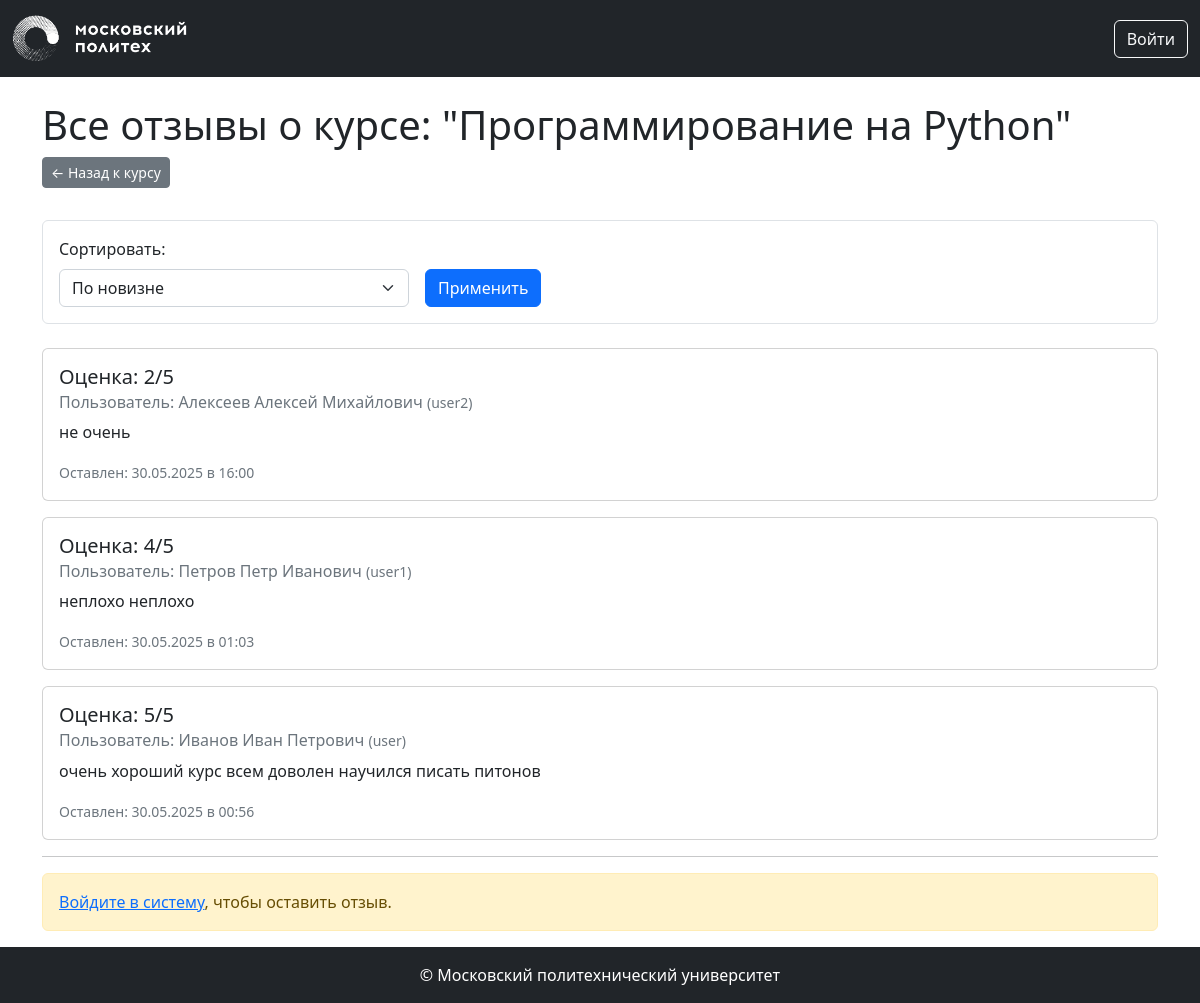
Page /courses/1/reviews on the committed database.
### models.py (models this page shows, shortened)
class Base(DeclarativeBase):
  metadata = MetaData(naming_convention={
        "ix": 'ix_%(column_0_label)s',
        "uq": "uq_%(table_name)s_%(column_0_name)s",
        "ck": "ck_%(table_name)s_%(constraint_name)s",
        "fk": "fk_%(table_name)s_%(column_0_name)s_%(referred_table_name)s",
        "pk": "pk_%(table_name)s"
    })

class Course(Base):
    __tablename__ = 'courses'
    id: Mapped[int] = mapped_column(primary_key=True)
    name: Mapped[str] = mapped_column(String(100))
    short_desc: Mapped[str] = mapped_column(Text)
    full_desc: Mapped[str] = mapped_column(Text)
    rating_sum: Mapped[int] = mapped_column(default=0)
    rating_num: Mapped[int] = mapped_column(default=0)
    category_id: Mapped[int] = mapped_column(ForeignKey("categories.id"))
    author_id: Mapped[int] = mapped_column(ForeignKey("users.id"))
    background_image_id: Mapped[str] = mapped_column(ForeignKey("images.id"))
    created_at: Mapped[datetime] = mapped_column(default=datetime.now)
    author: Mapped["User"] = relationship()
    category: Mapped["Category"] = relationship(lazy=False)
    bg_image: Mapped["Image"] = relationship()
    reviews: Mapped[List["Review"]] = relationship(back_populates="course", cascade="all, delete-orphan", lazy='dynamic')

class Review(Base):
    __tablename__ = 'reviews'
    id: Mapped[int] = mapped_column(Integer, primary_key=True)
    rating: Mapped[int] = mapped_column(Integer, nullable=False)
    text: Mapped[str] = mapped_column(Text, nullable=False)
    created_at: Mapped[datetime] = mapped_column(DateTime, default=datetime.now)
    course_id: Mapped[int] = mapped_column(ForeignKey("courses.id"), nullable=False)
    user_id: Mapped[int] = mapped_column(ForeignKey("users.id"), nullable=False)
    course: Mapped["Course"] = relationship(back_populates="reviews")
    user: Mapped["User"] = relationship(back_populates="reviews_written")

class User(Base, UserMixin):
    __tablename__ = 'users'
    id: Mapped[int] = mapped_column(primary_key=True)
    first_name: Mapped[str] = mapped_column(String(100))
    last_name: Mapped[str] = mapped_column(String(100))
    middle_name: Mapped[Optional[str]] = mapped_column(String(100))
    login: Mapped[str] = mapped_column(String(100), unique=True)
    password_hash: Mapped[str] = mapped_column(String(200))
    created_at: Mapped[datetime] = mapped_column(default=datetime.now)
    reviews_written: Mapped[List["Review"]] = relationship(back_populates="user", cascade="all, delete-orphan")
    @property
    def full_name(self):
        return ' '.join([self.last_name, self.first_name, self.middle_name or ''])

### courses.py (the view)
@bp.route('/<int:course_id>/reviews')
def all_reviews(course_id):
    course = db.get_or_404(Course, course_id)
    page = request.args.get('page', 1, type=int)
    sort_by = request.args.get('sort_by', 'newest')  # newest, positive, negative
    reviews_query = course.reviews
    if sort_by == 'positive':
        reviews_query = reviews_query.order_by(Review.rating.desc(), Review.created_at.desc())
    elif sort_by == 'negative':
        reviews_query = reviews_query.order_by(Review.rating.asc(), Review.created_at.desc())
    else:  # newest (default)
        reviews_query = reviews_query.order_by(Review.created_at.desc())
    pagination_obj = db.paginate(reviews_query, page=page, per_page=5, error_out=False)
    reviews_list = pagination_obj.items
    current_user_review_on_course = None
    if current_user.is_authenticated:
        current_user_review_on_course = course.reviews.filter_by(user_id=current_user.id).first()
    return render_template('courses/all_reviews.html',
                           course=course,
                           reviews=reviews_list,
                           pagination=pagination_obj,
                           sort_by=sort_by,
                           current_user_review=current_user_review_on_course)

### templates/courses/all_reviews.html (shortened to what this page needs)
{% extends "base.html" %}
{% block content %}
<div class="container mt-4">
    <h1>Все отзывы о курсе: "{{ course.name }}"</h1>
    <p><a href="{{ url_for('courses.show', course_id=course.id) }}" class="btn btn-sm btn-secondary mb-3">← Назад к курсу</a></p>
    <form method="GET" action="{{ url_for('courses.all_reviews', course_id=course.id) }}" class="mb-4 p-3 border rounded">
        <div class="row g-3 align-items-end">
            <div class="col-md-4">
                <label for="sort_by" class="form-label">Сортировать:</label>
                <select name="sort_by" id="sort_by" class="form-select">
                    <option value="newest" {% if sort_by == 'newest' %}selected{% endif %}>По новизне</option>
                </select>
            </div>
            <div class="col-md-auto">
                <button type="submit" class="btn btn-primary">Применить</button>
            </div>
        </div>
    </form>
    {% if reviews %}
        {% for review in reviews %}
        <div class="card mb-3">
            <div class="card-body">
                <h5 class="card-title">Оценка: {{ review.rating }}/5</h5>
                <h6 class="card-subtitle mb-2 text-muted">
                    Пользователь: {{ review.user.full_name }}
                    <small>({{ review.user.login }})</small>
                </h6>
                <p class="card-text">{{ review.text | safe }}</p>
                <p class="card-text"><small class="text-muted">Оставлен: {{ review.created_at.strftime('%d.%m.%Y в %H:%M') }}</small></p>
            </div>
        </div>
        {% endfor %}
    {% else %}
        <p class="text-center">Пока нет отзывов для этого курса.</p>
    {% endif %}
    <hr>
    {% include 'courses/_review_form.html' %}
</div>
{% endblock %}

### rows in the picture
Course: name "Программирование на Python"
Review: rating "2", user.full_name "Алексеев Алексей Михайлович", user.login "user2", text "не очень", created_at "30.05.2025 в 16:00"
Review: rating "4", user.full_name "Петров Петр Иванович", user.login "user1", text "неплохо неплохо", created_at "30.05.2025 в 01:03"
Review: rating "5", user.full_name "Иванов Иван Петрович", user.login "user", text "очень хороший курс всем доволен научился писать питонов", created_at "30.05.2025 в 00:56"
